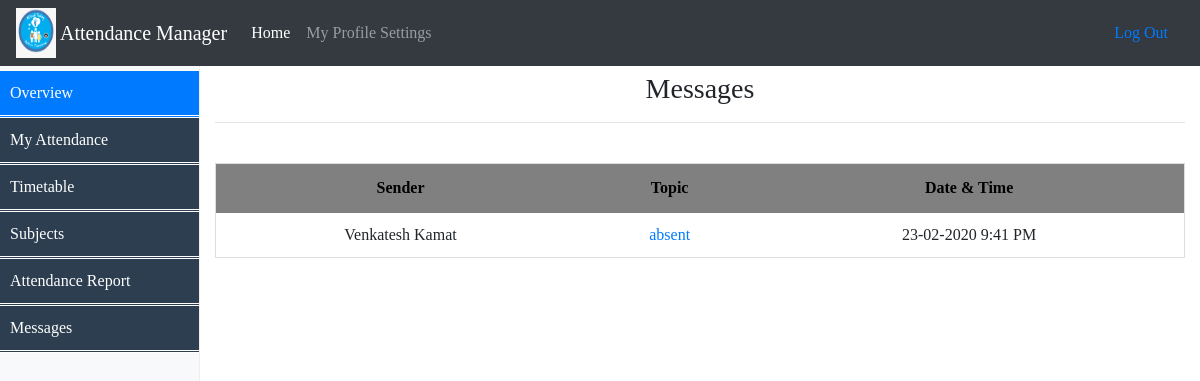
Screenshot of /Student/stud_notify.php (signed in) with the database file from the repository.
### tables this page shows
CREATE TABLE `notification` (
  `SrNo` int(11) NOT NULL,
  `Sender` varchar(50) NOT NULL,
  `Topic` varchar(50) NOT NULL,
  `Target` varchar(30) NOT NULL,
  `Message` varchar(100) NOT NULL,
  `Date` varchar(30) NOT NULL,
  `Time` varchar(30) NOT NULL
);

### Student/session.php (called while the page is built, shortened)
<?php
$connection = mysqli_connect("localhost", "root", "");
$user_check=$_SESSION['login_user'];
$ses_sql=mysqli_query($connection,"select username from logindetails where username='$user_check'");
$row = mysqli_fetch_assoc($ses_sql);
$login_session =$row['username'];
?>

### Student/stud_notify.php (the view, shortened to what this page needs)
<!doctype html>
<?php
include('session.php');
?>
<html lang="en">
  <head>
	<link href="Assests/dropdown.css" rel="stylesheet">
    <link href="Assests/css/bootstrap.min.css" rel="stylesheet">
    <link href="Assests/css/dashboard.css" rel="stylesheet">
  </head>
 <body style="font-family:Verdana;font-size:16px;">
    <header>
      <nav class="navbar navbar-expand-md navbar-dark fixed-top bg-dark">
	  	<img src="logo.png" alt="attendance" style="width:40px;height:50px;" align="left">&nbsp;
        <a class="navbar-brand" href="">Attendance Manager</a>
        <div class="collapse navbar-collapse" id="navbarsExampleDefault" style="font-size:10;">
          <ul class="navbar-nav mr-auto">
            <li class="nav-item active">
              <a class="nav-link" href="StudentProfile.php">Home <span class="sr-only">(current)</span></a>
            </li>
            <li class="nav-item">
			  <li class="dropdown">
				<a class="nav-link" href="javascript:void(0)" class="dropbtn">My Profile Settings</a>
			  </li>
            </li>
          </ul>
          <form class="form-inline mt-2 mt-md-0">
             <a class="nav-link" href="logout.php">Log Out</a>
          </form>
        </div>
      </nav>
    </header>
<div class="container-fluid">
      <div class="row">
		  <nav class="col-sm-3 col-md-2 d-none d-sm-block bg-light sidebar">
				<ul class="mainmenu nav nav-pills flex-column">
					<li class="nav-item">
						  <a class="nav-link active" href="#">Overview <span class="sr-only">(current)</span></a>
					 </li>
					<li class="nav-item"><a class="nav-link"href="Stud_AttendanceView.php">My Attendance</a></li>
					<li class="nav-item"><a class="nav-link"href="ViewTimetable.html">Timetable</a></li>
					<li class="nav-item"><a class="nav-link"href="Enroll.html">Subjects</a></li>
					<li><a href="SemesterReport.php">Attendance Report</a></li>
					<li><a href="stud_notify.php">Messages</a></li>
				</ul>
			</nav>
        <main role="main" class="col-sm-9 ml-sm-auto col-md-10 pt-3">
		<h3 align="center">Messages</h3>
		<hr>
			<?php
			$login=$login_session;
			$fact="select stud_id,course_id from logindetails where username='$login'";
			$s=mysqli_query($connection,$fact);
			$row3 = mysqli_fetch_assoc($s);
			$stud_id=$row3['stud_id'];
			$course_id=$row3['course_id'];
			$get_sem="select sem_no from student where stud_id='$stud_id'";
			$res_sem=mysqli_query($connection,$get_sem);
			$row_sem = mysqli_fetch_assoc($res_sem);
			$sem_no=$row_sem['sem_no'];
			$get_notify="select * from notification where target='$stud_id' or Target='$course_id' or target='$sem_no'";
			$res_noti=mysqli_query($connection,$get_notify);
			echo "<table>";
			echo "<tr>";
			echo "
				<th>Sender</th>
				<th>Topic</th>
				<th>Date & Time</th>
				<tr>";
			while($row_notify = mysqli_fetch_assoc($res_noti)){
				echo "<tr>";
				echo "<td>$row_notify[Sender]</td>";
				$SrNo=$row_notify['SrNo'];
				echo "<td><a href='open_msg.php?SrNo=$SrNo' color='black'>$row_notify[Topic]</a></td>";
				echo "<td>$row_notify[Date] $row_notify[Time]</td><br></tr>";
			}
			?>

### Student/Assests/css/dashboard.css (style rules this page uses)
body { padding-top: 3.5rem; }
.sidebar { position: fixed; top: 51px; bottom: 0; left: 0; z-index: 1000; padding: 20px 0; overflow-x: hidden; overflow-y: auto; border-right: 1px solid #eee; }
.sidebar .nav { margin-bottom: 20px; }
.sidebar .nav-item { width: 100%; }
.sidebar .nav-item + .nav-item { margin-left: 0; }
.sidebar .nav-link { border-radius: 0; }

### Student/stud_notify.php (style rules this page uses)
.mainmenu, .submenu { list-style-type: circle; padding: 0; margin: 0; }
.mainmenu a { display: block; background-color: #2c3e50; text-decoration: none; padding: 10px; color: white; border-bottom: double; }
table { border: 1px solid #ddd; border-collapse: collapse; width: 100%; text-align:center; }
th { border-bottom-style: solid; border-bottom-width: 0px; background-color: grey; color: black; padding: 5px 7px; height:50px; }
tr:nth-child(even) { background-color: #f2f2f2 }
td { padding:10px; }

### rows the page displays
notification: Sender "Venkatesh Kamat", Topic "absent", Date "23-02-2020", Time "9:41 PM"
